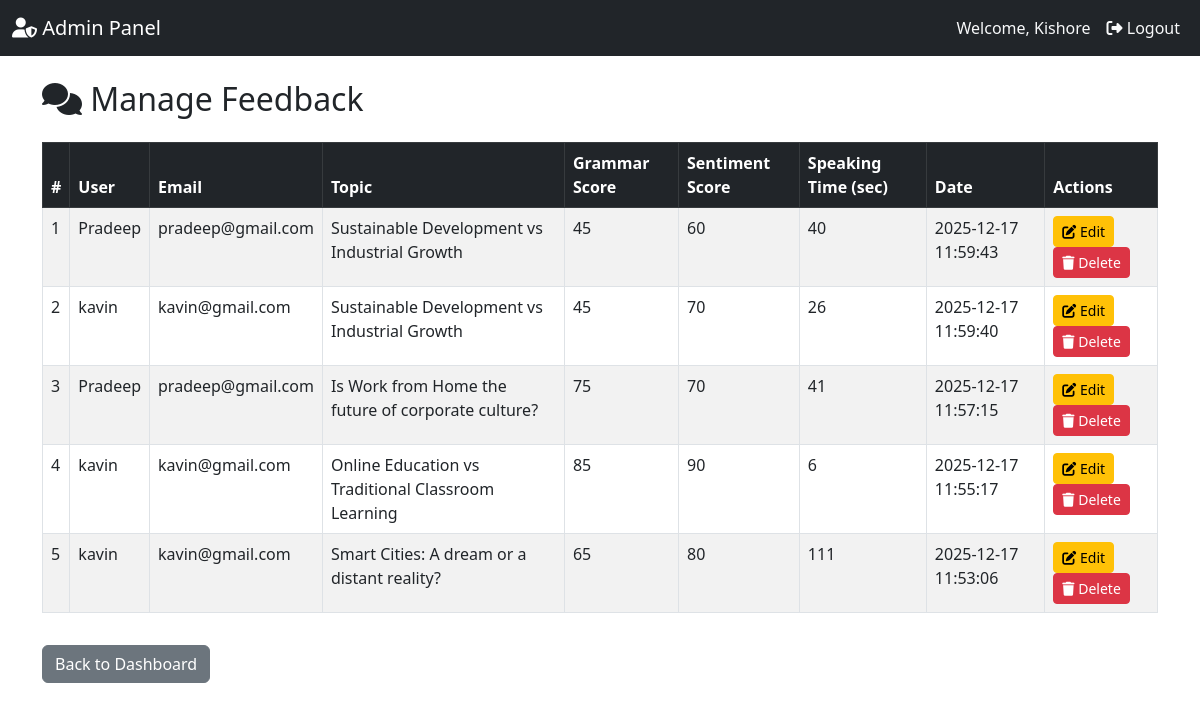
The page /manage_feedback.php (signed in) on the database its author committed.
### tables this page shows
CREATE TABLE `gd_feedback` (
  `id` int(11) NOT NULL,
  `user_id` int(11) NOT NULL,
  `topic` varchar(255) DEFAULT NULL,
  `transcript` longtext DEFAULT NULL,
  `grammar_score` int(11) DEFAULT NULL,
  `sentiment_score` int(11) DEFAULT NULL,
  `speaking_time` int(11) DEFAULT NULL,
  `improvement_tips` text DEFAULT NULL,
  `session_date` datetime DEFAULT current_timestamp()
);

CREATE TABLE `users` (
  `id` int(11) NOT NULL,
  `username` varchar(100) NOT NULL,
  `email` varchar(150) NOT NULL,
  `password` varchar(255) NOT NULL,
  `role` enum('student','admin') DEFAULT 'student',
  `created_at` timestamp NOT NULL DEFAULT current_timestamp()
);

### manage_feedback.php (the view, shortened to what this page needs)
<?php
include "connection.php";
$sql = "SELECT f.*, u.username, u.email
        FROM gd_feedback f
        JOIN users u ON f.user_id = u.id
        ORDER BY f.session_date DESC";
$result = mysqli_query($conn, $sql);
?>
<!DOCTYPE html>
<html lang="en">
<head>
  <link href="https://cdn.jsdelivr.net/npm/bootstrap@5.3.0/dist/css/bootstrap.min.css" rel="stylesheet">
  <link href="https://cdnjs.cloudflare.com/ajax/libs/font-awesome/6.4.0/css/all.min.css" rel="stylesheet">
</head>
<body>
  <nav class="navbar navbar-expand-lg navbar-dark bg-dark">
    <div class="container-fluid">
      <a class="navbar-brand" href="#"><i class="fa fa-user-shield"></i> Admin Panel</a>
      <div class="collapse navbar-collapse" id="navbarNav">
        <ul class="navbar-nav ms-auto">
          <li class="nav-item">
            <span class="nav-link text-light">Welcome, <?php echo $_SESSION['username']; ?></span>
          </li>
          <li class="nav-item">
            <a class="nav-link text-light" href="logout.php"><i class="fa fa-sign-out-alt"></i> Logout</a>
          </li>
        </ul>
      </div>
    </div>
  </nav>
<div class="container mt-4">
  <h2 class="mb-4"><i class="fa fa-comments"></i> Manage Feedback</h2>
  <?php if (mysqli_num_rows($result) > 0) { ?>
    <table class="table table-bordered table-striped">
      <thead class="table-dark">
        <tr>
          <th>#</th>
          <th>User</th>
          <th>Email</th>
          <th>Topic</th>
          <th>Grammar Score</th>
          <th>Sentiment Score</th>
          <th>Speaking Time (sec)</th>
          <th>Date</th>
          <th>Actions</th>
        </tr>
      </thead>
      <tbody>
        <?php $i = 1; while ($row = mysqli_fetch_assoc($result)) { ?>
          <tr>
            <td><?= $i++ ?></td>
            <td><?= htmlspecialchars($row['username']) ?></td>
            <td><?= htmlspecialchars($row['email']) ?></td>
            <td><?= htmlspecialchars($row['topic']) ?></td>
            <td><?= $row['grammar_score'] ?></td>
            <td><?= $row['sentiment_score'] ?></td>
            <td><?= $row['speaking_time'] ?></td>
            <td><?= $row['session_date'] ?></td>
            <td>
              <a href="edit_feedback.php?id=<?= $row['id'] ?>" class="btn btn-warning btn-sm">
                <i class="fa fa-edit"></i> Edit
              </a>
              <a href="delete_feedback.php?id=<?= $row['id'] ?>"
                 class="btn btn-danger btn-sm"
                 onclick="return confirm('Are you sure you want to delete this feedback?');">
                <i class="fa fa-trash"></i> Delete
              </a>
            </td>
          </tr>
        <?php } ?>
      </tbody>
    </table>
  <?php } else { ?>
    <div class="alert alert-info">No feedback found yet.</div>
  <?php } ?>
  <a href="admin_dashboard.php" class="btn btn-secondary mt-3">Back to Dashboard</a>
</div>
</body>
</html>

### rows shown on the page
gd_feedback: user.username "Pradeep", user.email "pradeep@gmail.com", topic "Sustainable Development vs Industrial Growth", grammar_score "45", sentiment_score "60", speaking_time "40", session_date "2025-12-17 11:59:43"
gd_feedback: user.username "kavin", user.email "kavin@gmail.com", topic "Sustainable Development vs Industrial Growth", grammar_score "45", sentiment_score "70", speaking_time "26", session_date "2025-12-17 11:59:40"
gd_feedback: user.username "Pradeep", user.email "pradeep@gmail.com", topic "Is Work from Home the future of corporate culture?", grammar_score "75", sentiment_score "70", speaking_time "41", session_date "2025-12-17 11:57:15"
gd_feedback: user.username "kavin", user.email "kavin@gmail.com", topic "Online Education vs Traditional Classroom Learning", grammar_score "85", sentiment_score "90", speaking_time "6", session_date "2025-12-17 11:55:17"
gd_feedback: user.username "kavin", user.email "kavin@gmail.com", topic "Smart Cities: A dream or a distant reality?", grammar_score "65", sentiment_score "80", speaking_time "111", session_date "2025-12-17 11:53:06"

### other values the page prints
$_SESSION['username'] "Kishore"
